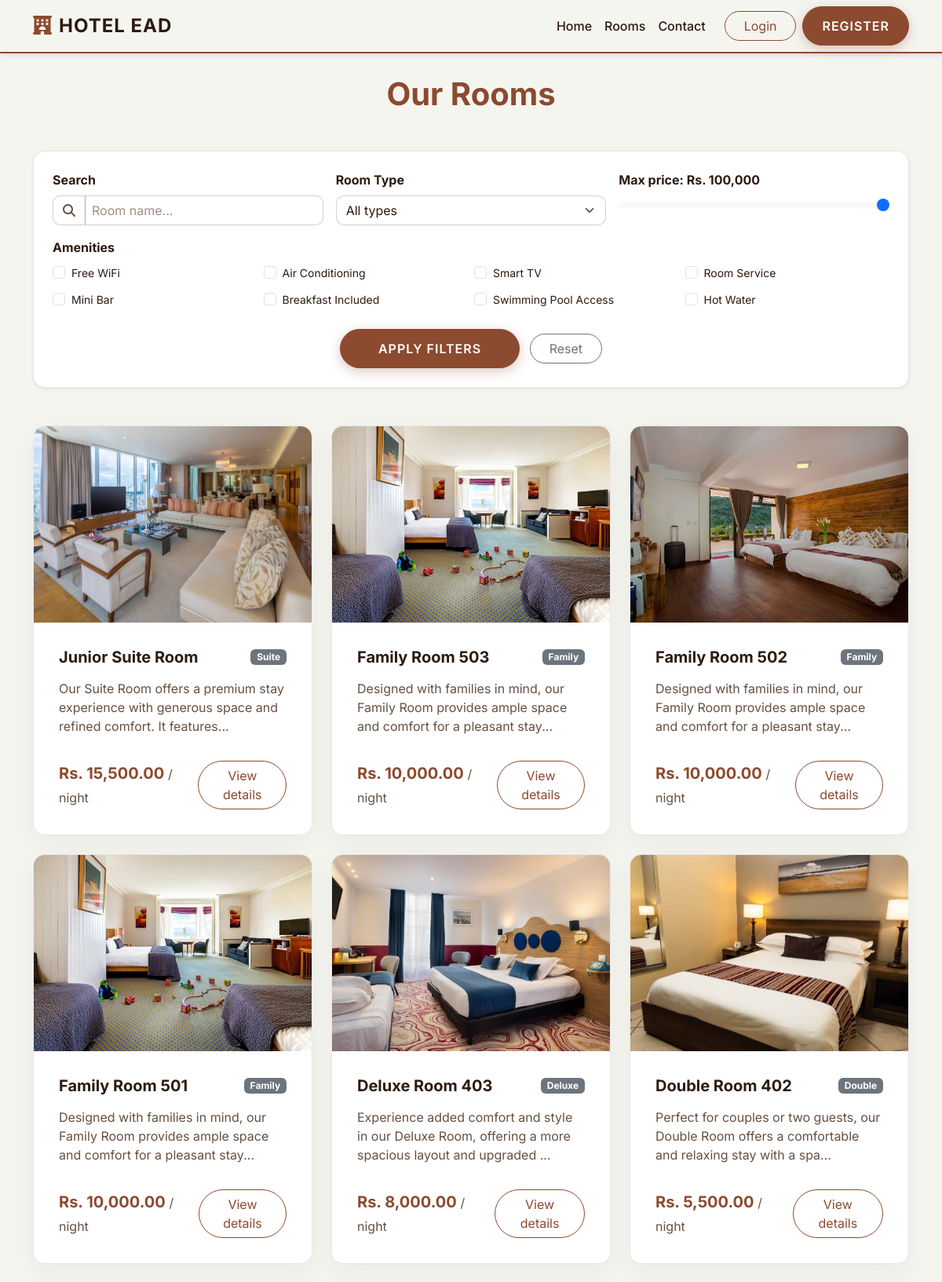
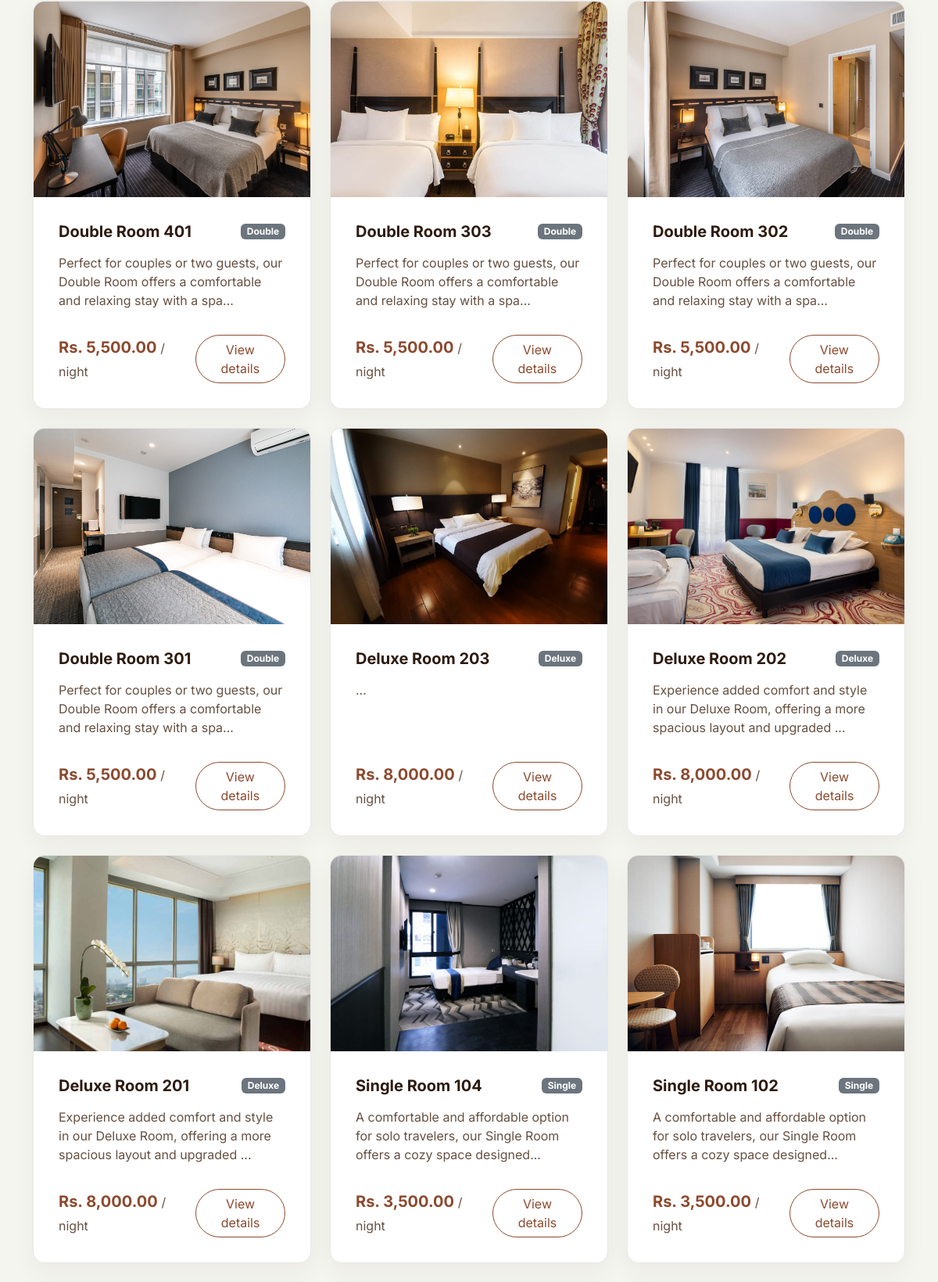
The page /rooms.php (upper part) on the database its author committed (2 pictures, top to bottom).
### tables this page shows
CREATE TABLE `rooms` (
  `id` int(11) NOT NULL,
  `name` varchar(100) NOT NULL,
  `type` varchar(50) NOT NULL,
  `price` decimal(10,2) NOT NULL,
  `image` varchar(255) DEFAULT NULL,
  `status` enum('Available','Booked','Maintenance') DEFAULT 'Available',
  `description` text DEFAULT NULL,
  `amenities` text DEFAULT NULL,
  `created_at` timestamp NOT NULL DEFAULT current_timestamp()
);

### rooms.php (the view, shortened to what this page needs)
<?php
require_once 'includes/db.php';
require_once 'includes/header.php';
$where = "WHERE status = 'Available'";
$search = isset($_GET['search']) ? $conn->real_escape_string($_GET['search']) : '';
$max_price = isset($_GET['max_price']) ? (int)$_GET['max_price'] : 100000;
$amenities_filter = isset($_GET['amenities']) ? $_GET['amenities'] : [];
$sql = "SELECT * FROM rooms $where ORDER BY id DESC";
$result = $conn->query($sql);
?>
<div class="container py-5 mt-5">
    <div class="text-center mb-5">
        <h1 class="fw-bold" style="color: var(--primary-color);">Our Rooms</h1>
    </div>
    <div class="card shadow-sm border-0 mb-5" style="border-radius: 15px;">
        <div class="card-body p-4">
            <form method="GET" action="" class="row g-3">
                <div class="col-md-4">
                    <label class="form-label fw-bold">Search</label>
                    <div class="input-group">
                        <span class="input-group-text bg-white border-end-0"><i class="fa-solid fa-magnifying-glass text-muted"></i></span>
                        <input type="text" name="search" class="form-control border-start-0 ps-2" placeholder="Room name..." value="<?php echo htmlspecialchars($search); ?>">
                    </div>
                </div>
                <div class="col-md-4">
                    <label class="form-label fw-bold">Room Type</label>
                    <select name="type" class="form-select">
                        <option value="">All types</option>
                    </select>
                </div>
                <div class="col-md-4">
                    <label class="form-label fw-bold">Max price: Rs. <span id="priceValue"><?php echo number_format($max_price); ?></span></label>
                    <input type="range" name="max_price" class="form-range" min="0" max="100000" step="1000" value="<?php echo $max_price; ?>" oninput="document.getElementById('priceValue').innerText = Number(this.value).toLocaleString()">
                </div>
                <div class="col-12 mt-3">
                    <label class="form-label fw-bold mb-2">Amenities</label>
                    <div class="row g-2">
                        <?php
                        $all_amenities = ['Free WiFi', 'Air Conditioning', 'Smart TV', 'Room Service', 'Mini Bar', 'Breakfast Included', 'Swimming Pool Access', 'Hot Water'];
                        foreach($all_amenities as $am): ?>
                        <div class="col-md-3 col-6">
                            <div class="form-check">
                                <input class="form-check-input" type="checkbox" name="amenities[]" value="<?php echo $am; ?>" id="filter_<?php echo str_replace(' ', '', $am); ?>" <?php echo in_array($am, $amenities_filter) ? 'checked' : ''; ?>>
                                <label class="form-check-label small" for="filter_<?php echo str_replace(' ', '', $am); ?>">
                                    <?php echo $am; ?>
                                </label>
                            </div>
                        </div>
                        <?php endforeach; ?>
                    </div>
                </div>
                <div class="col-12 text-center mt-4">
                    <button type="submit" class="btn btn-primary rounded-pill px-5">Apply filters</button>
                    <a href="rooms.php" class="btn btn-outline-secondary rounded-pill px-4 ms-2">Reset</a>
                </div>
            </form>
        </div>
    </div>
    <div class="row g-4">
        <?php if ($result && $result->num_rows > 0): ?>
            <?php while($row = $result->fetch_assoc()): ?>
                <div class="col-md-4">
                    <div class="card room-card h-100">
                        <div class="room-img-container">
                            <?php
                            $img = !empty($row['image']) ? ROOM_IMG_PATH . htmlspecialchars($row['image']) : "https://images.unsplash.com/photo-1611892440504-42a792e24d32?auto=format&fit=crop&q=80";
                            ?>
                            <img src="<?php echo $img; ?>" alt="<?php echo htmlspecialchars($row['name']); ?>">
                        </div>
                        <div class="card-body d-flex flex-column">
                            <div class="d-flex justify-content-between align-items-center mb-3">
                                <h5 class="card-title fw-bold mb-0"><?php echo htmlspecialchars($row['name']); ?></h5>
                                <span class="badge bg-secondary"><?php echo htmlspecialchars($row['type']); ?></span>
                            </div>
                            <p class="card-text text-muted flex-grow-1"><?php echo substr(htmlspecialchars($row['description']), 0, 100) . '...'; ?></p>
                            <div class="d-flex justify-content-between align-items-center mt-3">
                                <span class="room-price">Rs. <?php echo number_format($row['price'], 2); ?> <small class="text-muted fs-6 fw-normal">/ night</small></span>
                                <a href="room_details.php?id=<?php echo $row['id']; ?>" class="btn btn-outline-danger rounded-pill">View details</a>
                            </div>
                        </div>
                    </div>
                </div>
            <?php endwhile; ?>
        <?php endif; ?>
    </div>
</div>
<?php require_once 'includes/footer.php'; ?>

### includes/header.php (shortened to what this page needs)
<?php
$baseUrl = BASE_URL;
?>
<!DOCTYPE html>
<html lang="en">
<head>
    <link href="https://cdn.jsdelivr.net/npm/bootstrap@5.3.0/dist/css/bootstrap.min.css" rel="stylesheet">
    <link rel="stylesheet" href="https://cdnjs.cloudflare.com/ajax/libs/font-awesome/6.4.0/css/all.min.css">
    <link rel="stylesheet" href="<?php echo $baseUrl; ?>/assets/css/style.css">
</head>
<body>
<nav class="navbar navbar-expand-lg navbar-light fixed-top">
    <div class="container">
        <a class="navbar-brand" href="<?php echo $baseUrl; ?>/index.php">
            <i class="fa-solid fa-hotel me-2 text-danger"></i>HOTEL EAD
        </a>
        <div class="collapse navbar-collapse" id="navbarNav">
            <ul class="navbar-nav ms-auto align-items-center">
                <li class="nav-item">
                    <a class="nav-link" href="<?php echo $baseUrl; ?>/index.php">Home</a>
                </li>
                <li class="nav-item">
                    <a class="nav-link" href="<?php echo $baseUrl; ?>/rooms.php">Rooms</a>
                </li>
                <li class="nav-item">
                    <a class="nav-link" href="<?php echo $baseUrl; ?>/contact.php">Contact</a>
                </li>
                <?php if (isset($_SESSION['user_id'])): ?>
                    <li class="nav-item">
                        <a class="nav-link" href="<?php echo $baseUrl; ?>/my_bookings.php">My Bookings</a>
                    </li>
                    <li class="nav-item ms-lg-3">
                        <a class="btn btn-outline-danger rounded-pill px-4" href="<?php echo $baseUrl; ?>/logout.php">Logout</a>
                    </li>
                <?php else: ?>
                    <li class="nav-item ms-lg-3">
                        <a class="btn btn-outline-primary rounded-pill px-4 mb-2 mb-lg-0 me-lg-2" href="<?php echo $baseUrl; ?>/login.php">Login</a>
                    </li>
                    <li class="nav-item">
                        <a class="btn btn-primary rounded-pill px-4" href="<?php echo $baseUrl; ?>/register.php">Register</a>
                    </li>
                <?php endif; ?>
            </ul>
        </div>
    </div>
</nav>
<main>

### includes/footer.php (shortened to what this page needs)
</main>
</body>
</html>

### assets/css/style.css (style rules this page uses)
:root { --primary-color: #8C4A2F; --secondary-color: #2D1B10; --accent-color: #A35A3D; --bg-light: #F5F5F0; --text-dark: #2D1B10; }
body { font-family: 'Inter', sans-serif; background-color: var(--bg-light); color: var(--text-dark); display: flex; flex-direction: column; min-height: 100vh; }
main { flex: 1; }
.bg-white { background-color: #ffffff !important; }
.text-muted { color: #665042 !important; }
.navbar { background: rgba(245, 245, 240, 0.95) !important; backdrop-filter: blur(10px); box-shadow: 0 4px 6px -1px rgba(45, 27, 16, 0.1); transition: all 0.3s ease; border-bottom: 2px solid var(--primary-color); }
.navbar-brand { font-weight: 700; color: var(--secondary-color) !important; font-size: 1.5rem; letter-spacing: 1px; }
.navbar-brand i { color: var(--primary-color) !important; }
.nav-link { font-weight: 500; color: var(--secondary-color) !important; position: relative; padding: 0.5rem 1rem; transition: color 0.3s ease; }
.nav-link::after { content: ''; position: absolute; width: 0; height: 2px; bottom: 0; left: 50%; background-color: var(--primary-color); transition: all 0.3s ease; }
.btn-primary { background-color: var(--primary-color); border-color: var(--primary-color); border-radius: 50px; padding: 0.75rem 2rem; font-weight: 600; color: white; text-transform: uppercase; letter-spacing: 1px; transition: all 0.3s ease; box-shadow: 0 4px 15px rgba(140, 74, 47, 0.3); }
.btn-outline-primary { color: var(--primary-color); border-color: var(--primary-color); }
.btn-outline-danger { color: var(--primary-color); border-color: var(--primary-color); }
.card { background-color: #ffffff !important; color: var(--text-dark); border: 1px solid rgba(45, 27, 16, 0.1) !important; }
.room-card { border-radius: 15px; overflow: hidden; transition: all 0.4s cubic-bezier(0.175, 0.885, 0.32, 1.275); background: #ffffff; box-shadow: 0 10px 30px rgba(45, 27, 16, 0.05); }
.room-img-container { overflow: hidden; height: 250px; }
.room-card img { width: 100%; height: 100%; object-fit: cover; transition: transform 0.5s ease; }
.card-body { padding: 2rem; }
.room-price { color: var(--primary-color); font-weight: 700; font-size: 1.25rem; }
.text-secondary, .text-danger { color: var(--primary-color) !important; }
.form-control, .form-select, .input-group-text { background-color: #ffffff !important; color: var(--text-dark) !important; border: 1px solid rgba(45, 27, 16, 0.2) !important; border-radius: 10px; }
.form-control::placeholder { color: #a09088; }

### rows shown on the page
rooms: image (picture), name "Junior Suite Room", type "Suite", description "Our Suite Room offers a premium stay experience with generous space and refined comfort. It features", price "15,500.00"
rooms: image (picture), name "Family Room 503", type "Family", description "Designed with families in mind, our Family Room provides ample space and comfort for a pleasant stay", price "10,000.00"
rooms: image (picture), name "Family Room 502", type "Family", description "Designed with families in mind, our Family Room provides ample space and comfort for a pleasant stay", price "10,000.00"
rooms: image (picture), name "Family Room 501", type "Family", description "Designed with families in mind, our Family Room provides ample space and comfort for a pleasant stay", price "10,000.00"
rooms: image (picture), name "Deluxe Room 403", type "Deluxe", description "Experience added comfort and style in our Deluxe Room, offering a more spacious layout and upgraded", price "8,000.00"
rooms: image (picture), name "Double Room 402", type "Double", description "Perfect for couples or two guests, our Double Room offers a comfortable and relaxing stay with a spa", price "5,500.00"
rooms: image (picture), name "Double Room 401", type "Double", description "Perfect for couples or two guests, our Double Room offers a comfortable and relaxing stay with a spa", price "5,500.00"
rooms: image (picture), name "Double Room 303", type "Double", description "Perfect for couples or two guests, our Double Room offers a comfortable and relaxing stay with a spa", price "5,500.00"
rooms: image (picture), name "Double Room 302", type "Double", description "Perfect for couples or two guests, our Double Room offers a comfortable and relaxing stay with a spa", price "5,500.00"
rooms: image (picture), name "Double Room 301", type "Double", description "Perfect for couples or two guests, our Double Room offers a comfortable and relaxing stay with a spa", price "5,500.00"
rooms: image (picture), name "Deluxe Room 203", type "Deluxe", price "8,000.00"
rooms: image (picture), name "Deluxe Room 202", type "Deluxe", description "Experience added comfort and style in our Deluxe Room, offering a more spacious layout and upgraded", price "8,000.00"
rooms: image (picture), name "Deluxe Room 201", type "Deluxe", description "Experience added comfort and style in our Deluxe Room, offering a more spacious layout and upgraded", price "8,000.00"
rooms: image (picture), name "Single Room 104", type "Single", description "A comfortable and affordable option for solo travelers, our Single Room offers a cozy space designed", price "3,500.00"
rooms: image (picture), name "Single Room 102", type "Single", description "A comfortable and affordable option for solo travelers, our Single Room offers a cozy space designed", price "3,500.00"

### other values the page prints
$max_price "100,000"
$am "Free WiFi"
$am "Air Conditioning"
$am "Smart TV"
$am "Room Service"
$am "Mini Bar"
$am "Breakfast Included"
$am "Swimming Pool Access"
$am "Hot Water"
